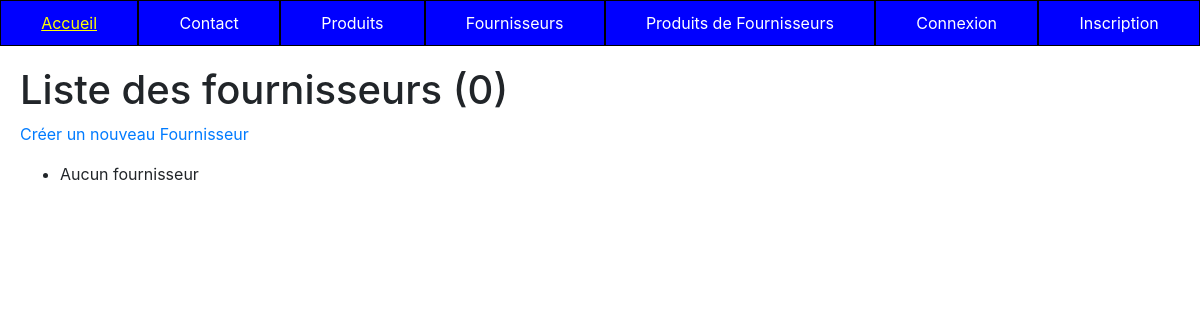
The page /appTp1/fournisseur/list on the database as committed earlier.
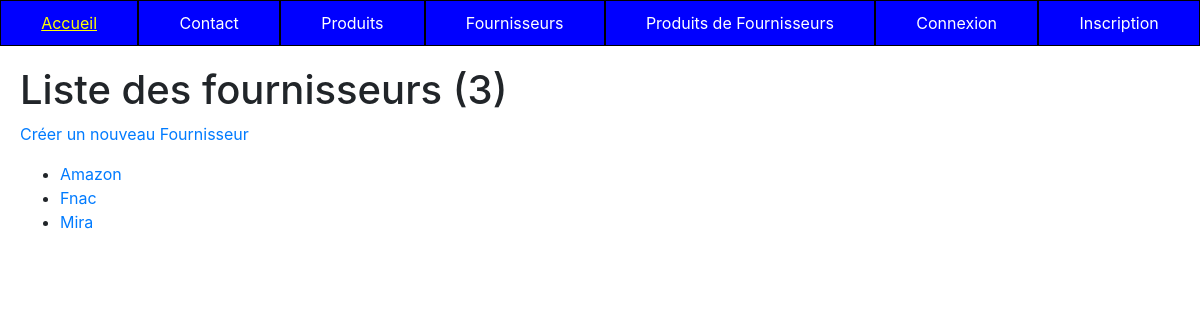
The same page on the database as committed later.
### appTp1/models.py (models this page shows, shortened)
class Fournisseur(models.Model):
    class Meta:
        verbose_name = "Fournisseur"
    name               = models.CharField(max_length=100)

### appTp1/views.py (the view)
# urls.py: path('fournisseur/list', views.FournisseurListView.as_view(), name='fournisseurs'),
class FournisseurListView(ListView):
    model = Fournisseur
    template_name = "appTp1/list_fournisseurs.html"
    context_object_name = "fournisseurs"
    def get_queryset(self):
        return Fournisseur.objects.order_by('name')
    def get_context_data(self, **kwargs):
        context = super(FournisseurListView, self).get_context_data(**kwargs)
        context['titremenu'] = "Liste des fournisseurs"
        return context

### appTp1/templates/appTp1/list_fournisseurs.html (shortened to what this page needs)
{% extends 'appTp1/base.html' %}
{% block content %}
<h1>{{ titremenu }} ({{ fournisseurs | length }})</h1>
<p><a href="{% url 'fournisseur-add' %}">Créer un nouveau Fournisseur</a></p>
<ul>
    {% if fournisseurs|length == 0 %}
        <li>Aucun fournisseur</li>
    {% else %}
        {% for f in fournisseurs %}
            <li><a href="{% url 'fournisseur-detail' f.id %}">{{f.name}}</a></li>
        {% endfor %}
    {% endif %}
</ul>
{% endblock %}

Rows that differ between the two databases and show on the page:
added Fournisseur: name "Amazon"
added Fournisseur: name "Fnac"
added Fournisseur: name "Mira"
Other text that changed with them:
{{ fournisseurs | length }}: "0" → "3"
text no longer shown: "Aucun fournisseur"
